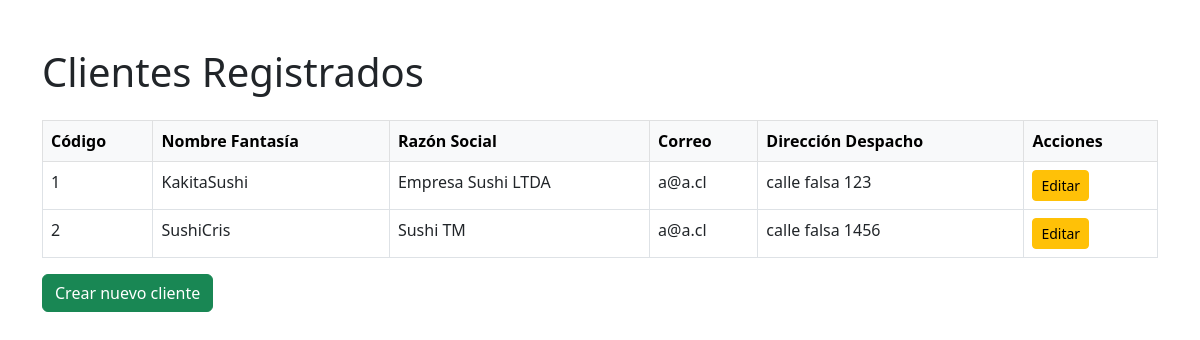
/clientes/listar/, run on an earlier commit of the app's database.
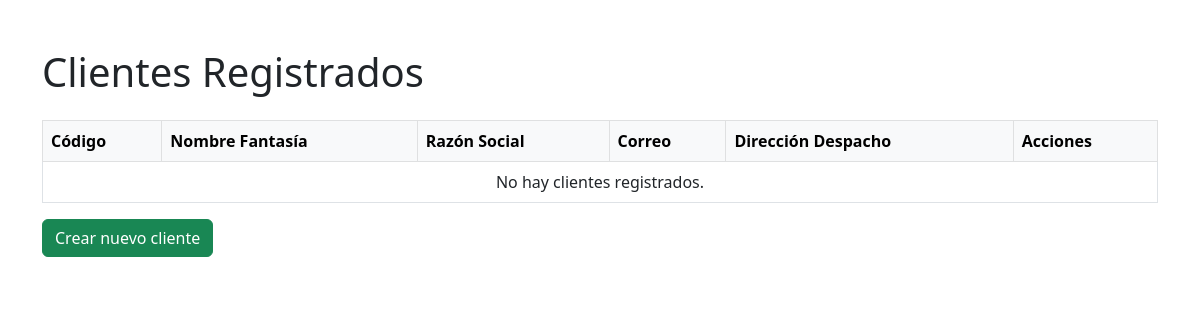
And on a later commit of the database.
### clientes/models.py (models this page shows, shortened)
class Cliente(models.Model):
    cod_cliente = models.AutoField(primary_key=True)
    nombre_fantasia = models.CharField(max_length=100)
    razon_social = models.CharField(max_length=100, unique=True)
    correo = models.EmailField()
    direccion_despacho = models.CharField(max_length=200)

### clientes/views.py (the view)
# urls.py: path('listar/', consultar_clientes, name='consultar_clientes'),
def consultar_clientes(request):
    clientes = Cliente.objects.all()
    return render(request, 'clientes/consultar_clientes.html', {'clientes': clientes})

### templates/clientes/consultar_clientes.html (shortened to what this page needs)
<!DOCTYPE html>
<html lang="es">
<head>
    <link href="https://cdn.jsdelivr.net/npm/bootstrap@5.3.0/dist/css/bootstrap.min.css" rel="stylesheet">
</head>
<body>
    <div class="container mt-5">
        <h1 class="mb-4">Clientes Registrados</h1>
        <table class="table table-bordered table-hover">
            <thead class="table-light">
                <tr>
                    <th>Código</th>
                    <th>Nombre Fantasía</th>
                    <th>Razón Social</th>
                    <th>Correo</th>
                    <th>Dirección Despacho</th>
                    <th>Acciones</th>
                </tr>
            </thead>
            <tbody>
                {% for cliente in clientes %}
                <tr>
                    <td>{{ cliente.cod_cliente }}</td>
                    <td>{{ cliente.nombre_fantasia }}</td>
                    <td>{{ cliente.razon_social }}</td>
                    <td>{{ cliente.correo }}</td>
                    <td>{{ cliente.direccion_despacho }}</td>
                    <td>
                        <a href="{% url 'editar_cliente' cliente.cod_cliente %}" class="btn btn-sm btn-warning">Editar</a>
                    </td>
                </tr>
                {% empty %}
                <tr>
                    <td colspan="6" class="text-center">No hay clientes registrados.</td>
                </tr>
                {% endfor %}
            </tbody>
        </table>
        <a href="{% url 'crear_cliente' %}" class="btn btn-success">Crear nuevo cliente</a>
    </div>
</body>
</html>

What changed in the data, as far as the page shows it:
removed Cliente: cod_cliente "1", nombre_fantasia "KakitaSushi", razon_social "Empresa Sushi LTDA", correo "a@a.cl", direccion_despacho "calle falsa 123"
removed Cliente: cod_cliente "2", nombre_fantasia "SushiCris", razon_social "Sushi TM", correo "a@a.cl", direccion_despacho "calle falsa 1456"
Also different on the page:
text now shown: "No hay clientes registrados."
